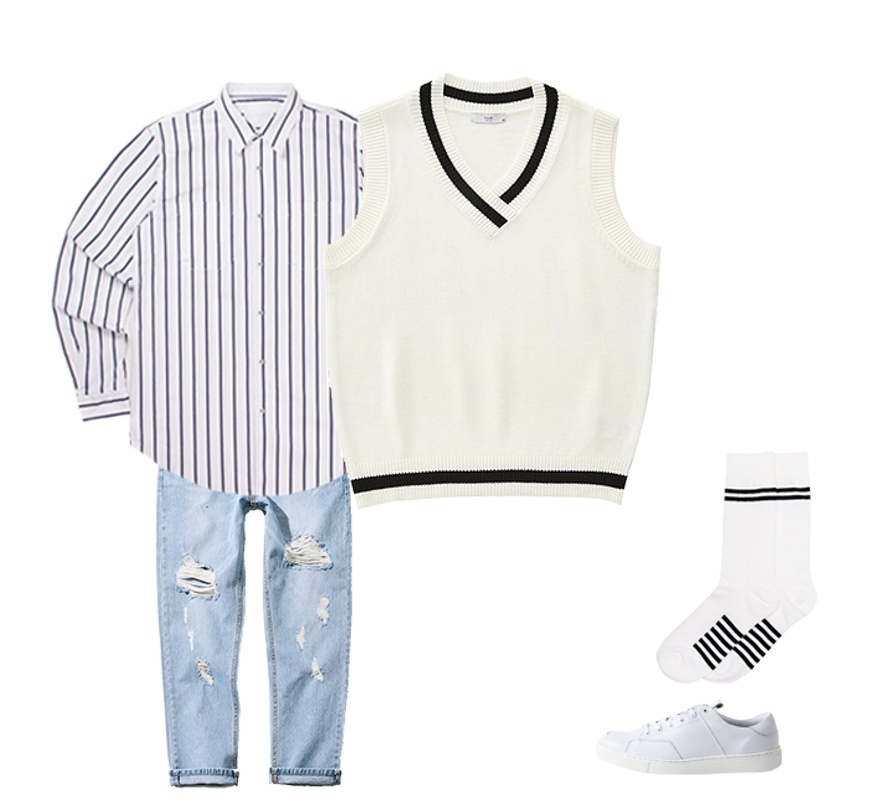
#> input picture 1.jpeg, 873 x 808 px, shrunk from 1408 x 1304 before the run
$ python -i imageprocessing.py   (imports and definitions only)
#> lines starting #> are read from the running program, lines starting #| are printed output that depends on the picture; after the words box and inside, x2 and y2 are one past the last pixel; in counts of white or black regions, pixels touching at a corner belong together
import cv2
import numpy as np
import matplotlib.pyplot as plt
from sklearn.cluster import KMeans

def centroid_histogram(clt):
    # grab the number of different clusters and create a histogram
    # based on the number of pixels assigned to each cluster
    numLabels = np.arange(0, len(np.unique(clt.labels_)) + 1)
    (hist, _) = np.histogram(clt.labels_, bins=numLabels)

    # normalize the histogram, such that it sums to one
    hist = hist.astype("float")
    hist /= hist.sum()

    # return the histogram
    return hist

def plot_colors(hist, centroids, h=50, w=300):
    # initialize the bar chart representing the relative frequency
    # of each of the colors

    bar = np.zeros((h, w, 3), dtype="uint8")
    startX = 0

    # loop over the percentage of each cluster and the color of
    # each cluster
    for (percent, color) in zip(hist, centroids):
        # plot the relative percentage of each cluster
        endX = startX + (percent * w)
        cv2.rectangle(bar, (int(startX), 0), (int(endX), h),
                      color.astype("uint8").tolist(), -1)
        startX = endX

    # return the bar chart
    return bar

def extract_background_mask(image, debug = False):
    # convert RGB 2 Gray
#> called with debug = False
    image_gray = cv2.cvtColor(image, cv2.COLOR_RGB2GRAY)
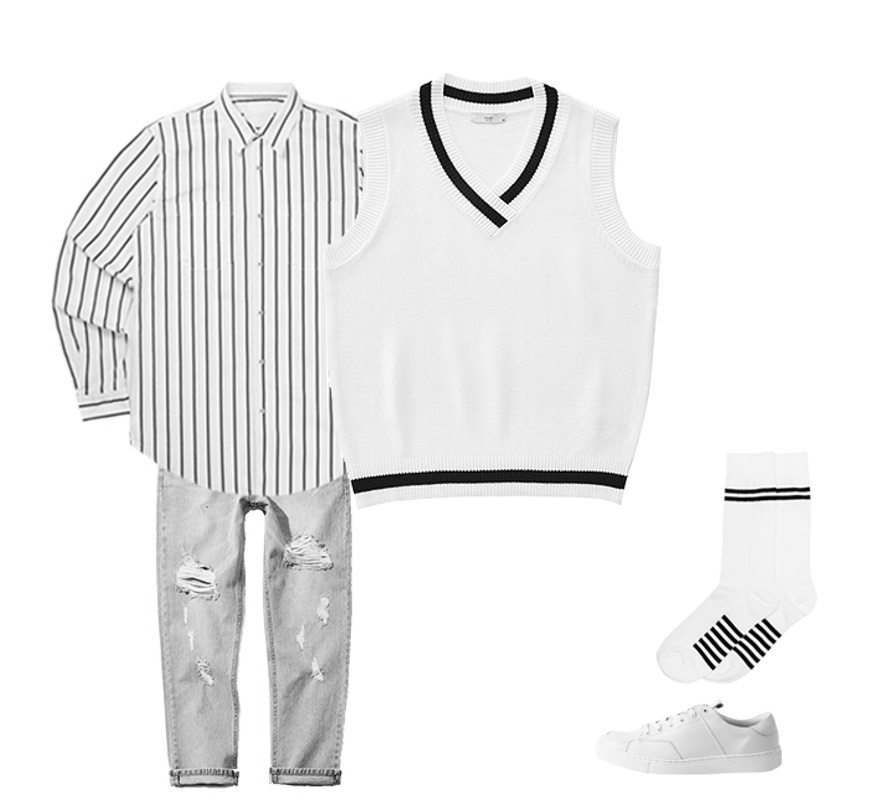
#> image_gray: shape (808, 873); min 0, max 255, mean 236.2
    img_floodFill = image_gray.copy()

    # make mask
    h, w = image_gray.shape[:2]
#> h = 808; w = 873
    mask = np.zeros((h+2, w+2), np.uint8)

    # floodFill
    cv2.floodFill(img_floodFill, mask, (0,0), 0, flags = cv2.FLOODFILL_MASK_ONLY)

    mask = mask[1:-1, 1:-1]

    if debug == True:
        plt.imshow(mask, cmap="gray")
    return mask

def extract_color(image, k = 3, debug = False):
    # make background mask
    mask = extract_background_mask(image, debug)
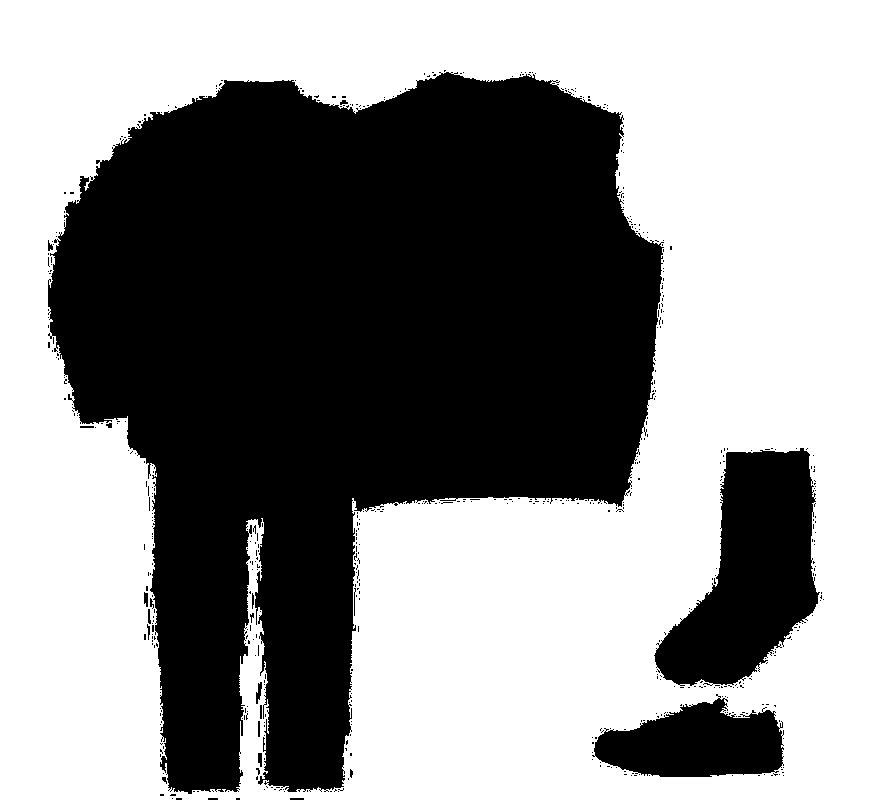
#> mask: shape (808, 873); values 0 (black) and 1 (white), 56.1% white; 554 black regions (532 under 20 px), largest, box (x1, y1, x2, y2) and area: (48, 72, 664, 794) 274492, (654, 448, 820, 686) 22899, (592, 694, 784, 777) 10502

    # 색상 클러스터링
    flat_image = image.reshape(image.shape[0] * image.shape[1], 3)
    flat_mask = mask.reshape(image.shape[0] * image.shape[1])

    idx = np.where(flat_mask != 1)
    flat_image = flat_image[idx[0]]

    clt = KMeans(n_clusters = k)
    clt.fit(flat_image)

    hist = centroid_histogram(clt)
    color = clt.cluster_centers_

    # sort hist and color by descending hist
    sort_idx= np.argsort(hist)[::-1]
    hist_sort = [hist[idx] for idx in sort_idx]
#> hist_sort = [0.739, 0.188, 0.0734]
    color_sort = [color[idx] for idx in sort_idx]
#> color_sort = [[236.1, 235.5, 233.8], [166.9, 177.3, 194.2], [69.89, 69.48, 77.81]]

    if debug == True:
        # draw color bar
        plot_colors(hist_sort, color_sort)


    return hist_sort, color_sort

>>> import cv2
>>> picture = cv2.cvtColor(cv2.imread('../1.jpeg'), cv2.COLOR_BGR2RGB)
>>> result = extract_color(picture)
#> result = ([0.739, 0.188, 0.0734], [[236.1, 235.5, 233.8], [166.9, 177.3, 194.2], [69.89, 69.48, 77.81]])
